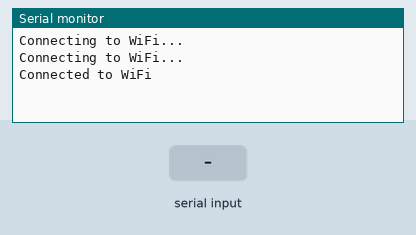
This sketch was run on a simulated ESP8266 (NodeMCU). Parts: the last lines printed to the serial monitor. The inputs (shaded band) are chosen by the test bench. WiFi joins after 1.5 s; servers stay silent unless stated; web services answer with replies made up by the test bench.

Above: at 3.2 s.
3.3 s: "90,45,200\n" received over Serial
At 4.2 s:
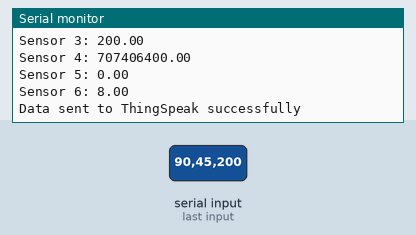
4.8 s: "30,150,10\n" received over Serial
At 4.99 s:
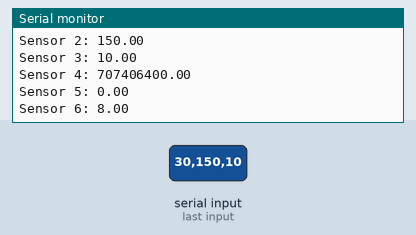
Timing chart, 0 to 7.8 s (numbered marks = the images above; inputs shaded):
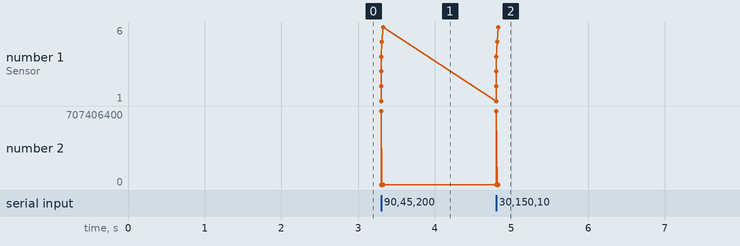

Measured:
- after the input at 3.3 s, the serial monitor: prints a new line at once (image 1)
- after the input at 4.8 s, the serial monitor: prints a new line at once (image 2)

The sketch:

esp8266tothingspeak.ino
```cpp
#include <ESP8266WiFi.h>
#include <ESP8266HTTPClient.h>

const char *ssid = "********";
const char *password = "******";
const int buzzerPin = D3; // Define the buzzer pin

const char *thingSpeakAPI = "http://api.thingspeak.com/update?api_key=IS2P0GXRZ4ZH4HSH";

void setup() {
  Serial.begin(9600);
  WiFi.begin(ssid, password);

  while (WiFi.status() != WL_CONNECTED) {
    delay(1000);
    Serial.println("Connecting to WiFi...");
  }
  Serial.println("Connected to WiFi");
}

void loop() {
  if (Serial.available() > 0) {
    String data = Serial.readStringUntil('\n');
    int sensor1Value, sensor2Value, sensor3Value, sensor4Value, sensor5Value, sensor6Value;

    char *token = strtok(const_cast<char*>(data.c_str()), ",");
    if (token != nullptr) {
      sensor1Value = atoi(token);
      token = strtok(nullptr, ",");
    }

    if (token != nullptr) {
      sensor2Value = atoi(token);
      token = strtok(nullptr, ",");
    }

    if (token != nullptr) {
      sensor3Value = atoi(token);
      token = strtok(nullptr, ",");
    }

    if (token != nullptr) {
      sensor4Value = atoi(token);
      token = strtok(nullptr, ",");
    }

    if (token != nullptr) {
      sensor5Value = atoi(token);
      token = strtok(nullptr, ",");
    }

    if (token != nullptr) {
      sensor6Value = atoi(token);
    }

    float sensor1Float = static_cast<float>(sensor1Value);
    float sensor2Float = static_cast<float>(sensor2Value);
    float sensor3Float = static_cast<float>(sensor3Value);
    float sensor4Float = static_cast<float>(sensor4Value);
    float sensor5Float = static_cast<float>(sensor5Value);
    float sensor6Float = static_cast<float>(sensor6Value);

    Serial.print("Sensor 1: ");
    Serial.println(sensor1Float);
    Serial.print("Sensor 2: ");
    Serial.println(sensor2Float);
    Serial.print("Sensor 3: ");
    Serial.println(sensor3Float);
    Serial.print("Sensor 4: ");
    Serial.println(sensor4Float);
    Serial.print("Sensor 5: ");
    Serial.println(sensor5Float);
    Serial.print("Sensor 6: ");
    Serial.println(sensor6Float);

    // Check if sensor readings are out of range
    if (sensor1Float < 6.5 || sensor1Float > 7.5 || sensor2Float > 1000) {
      digitalWrite(buzzerPin, HIGH);  // Activate buzzer if sensor1 is out of range or sensor2 is high
    } else {
      digitalWrite(buzzerPin, LOW);  // Deactivate buzzer if sensor1 is within range and sensor2 is normal
    }

    // Send data to ThingSpeak
    sendToThingSpeak(sensor1Float, sensor2Float, sensor3Float, sensor4Float, sensor5Float, sensor6Float);
  }
}

void sendToThingSpeak(float sensor1, float sensor2, float sensor3, float sensor4, float sensor5, float sensor6) {
  String url = String(thingSpeakAPI);
  url += "&field1=" + String(sensor1);
  url += "&field2=" + String(sensor2);
  url += "&field3=" + String(sensor3);
  url += "&field4=" + String(sensor4);
  url += "&field5=" + String(sensor5);
  url += "&field6=" + String(sensor6);

  WiFiClient client;  // Create a WiFiClient object

  HTTPClient http;
  http.begin(client, url);  // Pass the WiFiClient object to the begin function

  int httpCode = http.GET();
  if (httpCode > 0) {
    if (httpCode == HTTP_CODE_OK) {
      Serial.println("Data sent to ThingSpeak successfully");
    } else {
      Serial.println("Failed to send data to ThingSpeak");
    }
  } else {
    Serial.println("Error in HTTP request");
  }

  http.end();
}
```
